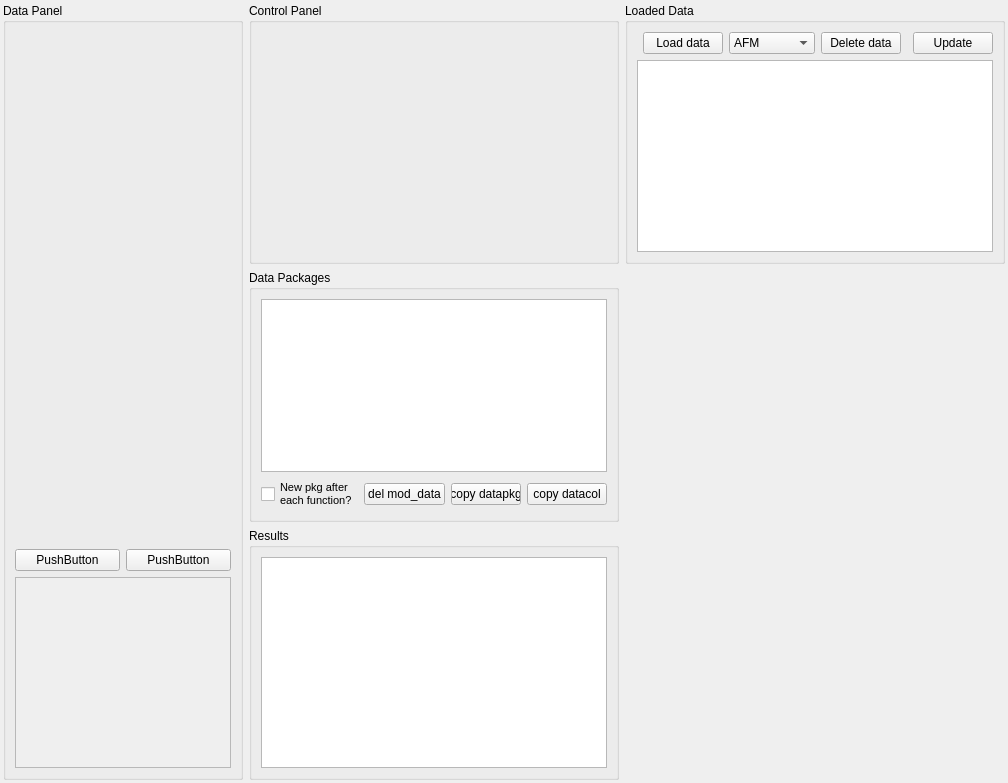
      <widget class="QWidget" name="tab_afm">
       <attribute name="title">
        <string>AFM</string>
       </attribute>
       <layout class="QGridLayout" name="gridLayout_7">
        <property name="leftMargin">
         <number>3</number>
        </property>
        <property name="topMargin">
         <number>3</number>
        </property>
        <property name="rightMargin">
         <number>3</number>
        </property>
        <property name="bottomMargin">
         <number>3</number>
        </property>
        <item row="0" column="2">
         <widget class="QGroupBox" name="afm_metadata_panel">
          <property name="sizePolicy">
           <sizepolicy hsizetype="Preferred" vsizetype="Preferred">
            <horstretch>4</horstretch>
            <verstretch>0</verstretch>
           </sizepolicy>
          </property>
          <property name="title">
           <string>Loaded Data</string>
          </property>
          <layout class="QGridLayout" name="gridLayout_14">
           <item row="0" column="4">
            <spacer name="horizontalSpacer_2">
             <property name="orientation">
              <enum>Qt::Horizontal</enum>
             </property>
             <property name="sizeHint" stdset="0">
              <size>
               <width>40</width>
               <height>20</height>
              </size>
             </property>
            </spacer>
           </item>
           <item row="0" column="3">
            <widget class="QPushButton" name="afm_del_dataset">
             <property name="acceptDrops">
              <bool>false</bool>
             </property>
             <property name="toolTip">
              <string>Delete the choosen dataset </string>
             </property>
             <property name="text">
              <string>Delete data</string>
             </property>
            </widget>
           </item>
           <item row="0" column="1">
            <widget class="QPushButton" name="afm_btn_load_data">
             <property name="toolTip">
              <string>Load in new data with the dataformat given by the dropdown menu</string>
             </property>
             <property name="text">
              <string>Load data</string>
             </property>
            </widget>
           </item>
           <item row="0" column="2">
            <widget class="QComboBox" name="afm_load_dataformat">
             <property name="toolTip">
              <string>Dropdown menu to choose dataformat for file dropdown and load button to the left</string>
             </property>
             <property name="currentText">
              <string>AFM</string>
             </property>
             <item>
              <property name="text">
               <string>AFM</string>
              </property>
             </item>
             <item>
              <property name="text">
               <string>MOKE</string>
              </property>
             </item>
             <item>
              <property name="text">
               <string>VSM</string>
              </property>
             </item>
             <item>
              <property name="text">
               <string>Kerr</string>
              </property>
             </item>
             <item>
              <property name="text">
               <string>SRIM</string>
              </property>
             </item>
             <item>
              <property name="text">
               <string>MUMAX3</string>
              </property>
             </item>
             <item>
              <property name="text">
               <string>Kerr_imgs</string>
              </property>
             </item>
            </widget>
           </item>
           <item row="0" column="5">
            <widget class="QPushButton" name="afm_btn_update_all">
             <property name="toolTip">
              <string>Updates all tables, the status bar and the figure canvas</string>
             </property>
             <property name="text">
              <string>Update</string>
             </property>
            </widget>
           </item>
           <item row="1" column="0" colspan="6">
            <widget class="DragDropTableWidget" name="afm_table_metadata">
             <property name="acceptDrops">
              <bool>true</bool>
             </property>
             <property name="styleSheet">
              <string notr="true">QHeaderView::section {
        background-color: rgb(45, 55, 65);
}</string>
             </property>
             <property name="selectionBehavior">
              <enum>QAbstractItemView::SelectRows</enum>
             </property>
             <property name="sortingEnabled">
              <bool>true</bool>
             </property>
            </widget>
           </item>
          </layout>
         </widget>
        </item>
        <item row="0" column="0" rowspan="3">
         <widget class="QGroupBox" name="afm_data_panel">
          <property name="sizePolicy">
           <sizepolicy hsizetype="Preferred" vsizetype="Preferred">
            <horstretch>5</horstretch>
            <verstretch>0</verstretch>
           </sizepolicy>
          </property>
          <property name="title">
           <string>Data Panel</string>
          </property>
          <layout class="QGridLayout" name="gridLayout_13">
           <item row="1" column="0">
            <widget class="QPushButton" name="pushButton_4">
             <property name="text">
              <string>PushButton</string>
             </property>
            </widget>
           </item>
           <item row="1" column="1">
            <widget class="QPushButton" name="pushButton_5">
             <property name="text">
              <string>PushButton</string>
             </property>
            </widget>
           </item>
           <item row="0" column="0" colspan="2">
            <widget class="QWidget" name="afm_canvas_placeholder" native="true">
             <property name="sizePolicy">
              <sizepolicy hsizetype="Preferred" vsizetype="Preferred">
               <horstretch>0</horstretch>
               <verstretch>8</verstretch>
              </sizepolicy>
             </property>
            </widget>
           </item>
           <item row="2" column="0" colspan="2">
            <widget class="QScrollArea" name="afm_scroll_data">
             <property name="sizePolicy">
              <sizepolicy hsizetype="Expanding" vsizetype="Expanding">
               <horstretch>0</horstretch>
               <verstretch>3</verstretch>
              </sizepolicy>
             </property>
             <property name="widgetResizable">
              <bool>true</bool>
             </property>
             <widget class="QWidget" name="scrollAreaWidgetContents">
              <property name="geometry">
               <rect>
                <x>0</x>
                <y>0</y>
                <width>510</width>
                <height>189</height>
               </rect>
              </property>
             </widget>
            </widget>
           </item>
          </layout>
         </widget>
        </item>
        <item row="0" column="1">
         <widget class="QGroupBox" name="afm_control_panel">
          <property name="sizePolicy">
           <sizepolicy hsizetype="Preferred" vsizetype="Preferred">
            <horstretch>4</horstretch>
            <verstretch>0</verstretch>
           </sizepolicy>
          </property>
          <property name="title">
           <string>Control Panel</string>
          </property>
         </widget>
        </item>
        <item row="1" column="1">
         <widget class="QGroupBox" name="afm_data_packages">
          <property name="sizePolicy">
           <sizepolicy hsizetype="Preferred" vsizetype="Preferred">
            <horstretch>4</horstretch>
            <verstretch>2</verstretch>
           </sizepolicy>
          </property>
          <property name="title">
           <string>Data Packages</string>
          </property>
          <layout class="QGridLayout" name="gridLayout_23">
           <item row="1" column="1">
            <widget class="QPushButton" name="afm_del_mod_data">
             <property name="sizePolicy">
              <sizepolicy hsizetype="Minimum" vsizetype="Fixed">
               <horstretch>0</horstretch>
               <verstretch>1</verstretch>
              </sizepolicy>
             </property>
             <property name="toolTip">
              <string>Delete the choosen data package including log and results. Not possible for raw data</string>
             </property>
             <property name="text">
              <string>del mod_data</string>
             </property>
            </widget>
           </item>
           <item row="0" column="0" colspan="4">
            <widget class="ExportTableWidget" name="afm_table_datapkg">
             <property name="sizePolicy">
              <sizepolicy hsizetype="Expanding" vsizetype="Expanding">
               <horstretch>5</horstretch>
               <verstretch>0</verstretch>
              </sizepolicy>
             </property>
             <property name="styleSheet">
              <string notr="true">QHeaderView::section {
        background-color: rgb(45, 55, 65);
}</string>
             </property>
             <property name="selectionBehavior">
              <enum>QAbstractItemView::SelectColumns</enum>
             </property>
            </widget>
           </item>
           <item row="1" column="0">
            <widget class="QCheckBox" name="afm_new_data_flag">
             <property name="font">
              <font>
               <pointsize>8</pointsize>
              </font>
             </property>
             <property name="toolTip">
              <string>Let every function create its own, new data package</string>
             </property>
             <property name="text">
              <string>New pkg after 
each function?</string>
             </property>
            </widget>
           </item>
           <item row="1" column="2">
            <widget class="QPushButton" name="afm_copy_datapkg">
             <property name="sizePolicy">
              <sizepolicy hsizetype="Fixed" vsizetype="Fixed">
               <horstretch>0</horstretch>
               <verstretch>0</verstretch>
              </sizepolicy>
             </property>
             <property name="minimumSize">
              <size>
               <width>70</width>
               <height>0</height>
              </size>
             </property>
             <property name="toolTip">
              <string>Takes the selected datapackage and creates an identical copy</string>
             </property>
             <property name="text">
              <string>copy datapkg</string>
             </property>
            </widget>
           </item>
           <item row="1" column="3">
            <widget class="QPushButton" name="afm_copy_datacol">
             <property name="toolTip">
              <string>copies the selected column(s) within the selected data package</string>
             </property>
             <property name="text">
              <string>copy datacol</string>
             </property>
            </widget>
           </item>
          </layout>
         </widget>
        </item>
        <item row="2" column="1">
         <widget class="QGroupBox" name="afm_results_panel">
          <property name="sizePolicy">
           <sizepolicy hsizetype="Preferred" vsizetype="Preferred">
            <horstretch>4</horstretch>
            <verstretch>2</verstretch>
           </sizepolicy>
          </property>
          <property name="title">
           <string>Results</string>
          </property>
          <layout class="QGridLayout" name="gridLayout_24">
           <item row="0" column="0">
            <widget class="ExportTableWidget" name="afm_results_table">
             <property name="styleSheet">
              <string notr="true">QHeaderView::section {
        background-color: rgb(45, 55, 65);
}</string>
             </property>
            </widget>
           </item>
          </layout>
         </widget>
        </item>
        <item row="1" column="2" rowspan="2">
         <spacer name="verticalSpacer_2">
          <property name="orientation">
           <enum>Qt::Vertical</enum>
          </property>
          <property name="sizeHint" stdset="0">
           <size>
            <width>20</width>
            <height>40</height>
           </size>
          </property>
         </spacer>
        </item>
       </layout>
      </widget>
